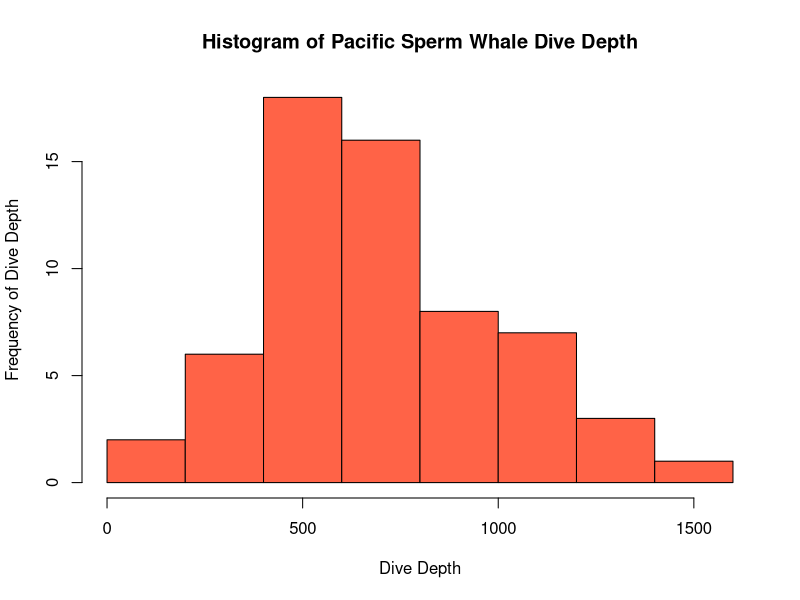
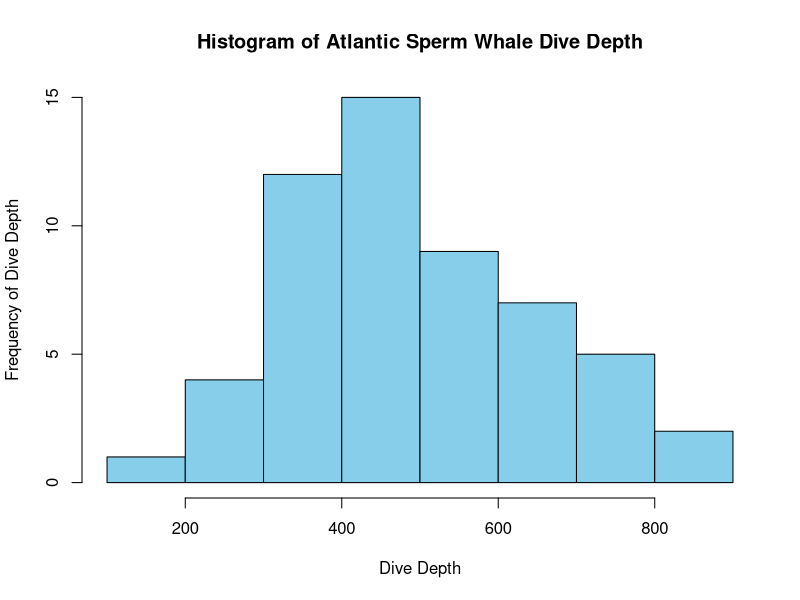
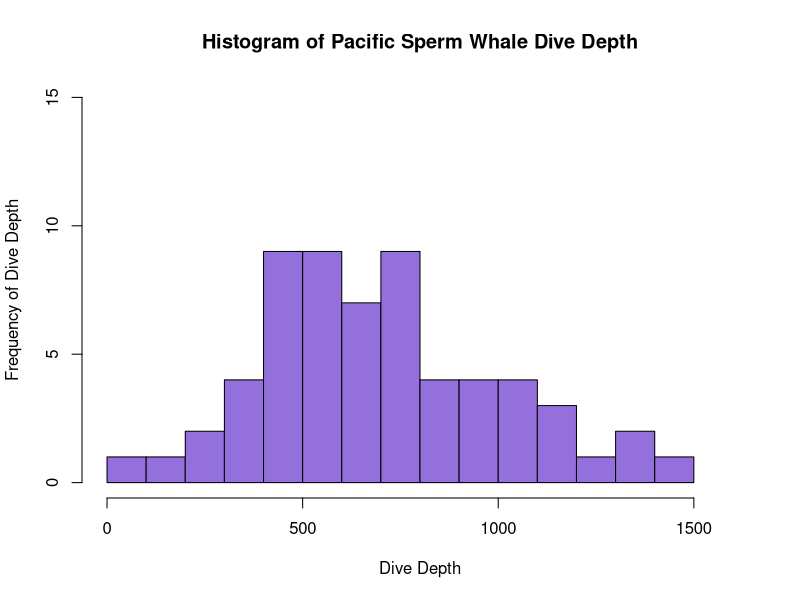
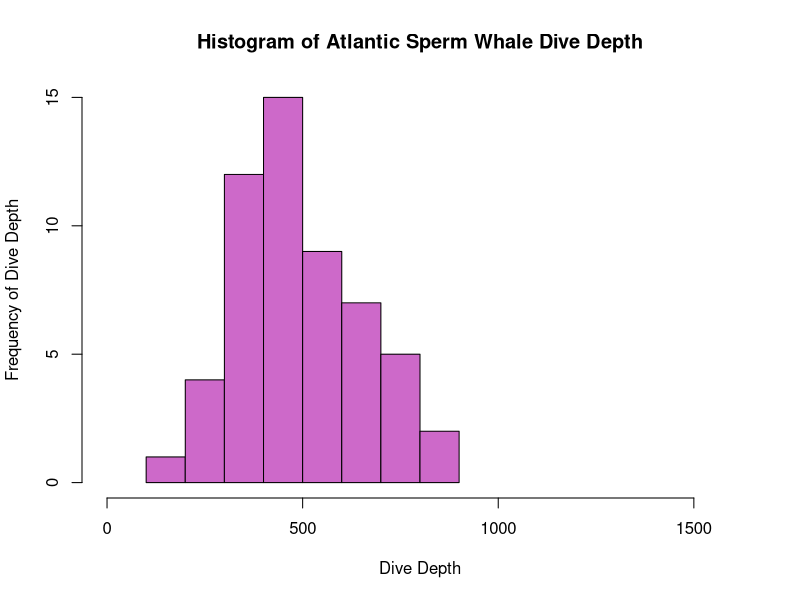

Write R code to recreate these figures, in order. (Note: this script raises an error after producing the figures.)
pacWhale <- c(420, 729, 442, 529, 484, 720, 453, 1002, 561, 980, 806, 263, 897,
              652, 575, 346, 794, 553, 410, 417, 830, 1050, 1196, 687, 629, 1125,
              496, 998, 62, 735, 628, 1082, 732, 474, 111, 716, 567, 646, 286, 531,
              550, 1346, 1401, 949, 644, 787, 929, 756, 763, 1035, 631, 1235, 395,
              302, 804, 388, 574, 568, 491, 1389, 1125)
atlWhale <- c(619, 285, 415, 756, 288, 435, 473, 487, 512, 552, 795, 544, 472, 731,
              290, 772, 674, 387, 670, 271, 648, 323, 344, 399, 817, 616, 396, 597,
              594, 363, 332, 457, 456, 125, 566, 884, 560, 442, 722, 374, 485, 370,
              343, 658, 425, 424, 489, 480, 431, 602, 576, 348, 331, 432, 538)

hist(pacWhale, xlab = "Dive Depth", ylab = "Frequency of Dive Depth", main = "Histogram of Pacific Sperm Whale Dive Depth", col = "tomato")
hist(atlWhale, xlab = "Dive Depth", ylab = "Frequency of Dive Depth", main = "Histogram of Atlantic Sperm Whale Dive Depth", col = "skyblue" )

hist(pacWhale, xlab = "Dive Depth", ylab = "Frequency of Dive Depth", main = "Histogram of Pacific Sperm Whale Dive Depth", col = "mediumpurple", xlim = c(0,1600), ylim = c(0,15), breaks = 10)
hist(atlWhale, xlab = "Dive Depth", ylab = "Frequency of Dive Depth", main = "Histogram of Atlantic Sperm Whale Dive Depth", col = "orchid3", xlim = c(0,1600), ylim = c(0,15), breaks = 10)

mean(pacWhale)
min(pacWhale)
max(pacWhale)
var(pacWhale)
sd(pacWhale)

mean(atlWhale)
min(atlWhale)
max(atlWhale)
var(atlWhale)
sd(atlWhale)

pacR <- max(pacWhale) - min(pacWhale)
pacR

pacA <- max(atlWhale) - min(atlWhale)
pacA

sd(pacWhale) / mean(pacWhale) * 100
sd(atlWhale) / mean(atlWhale) * 100

mean(pacWhale) + (2 * sd(pacWhale))
mean(pacWhale) - (2 * sd(pacWhale))

mean(atlWhale) + (2 * sd(atlWhale))
mean(atlWhale) - (2 * sd(atlWhale))

quantile(PacWhale)
quantile(atlWhale)

IQR(pacWhale)
IQR(atlWhale)
